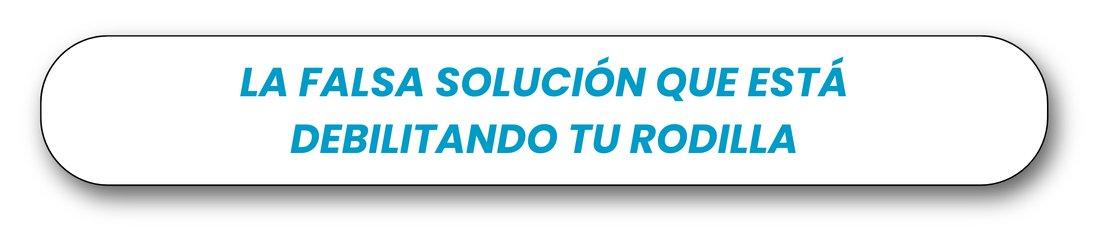
#> input picture lm1-bienvenida-eliminar-dolor/img-01.jpg, 1100 x 240 px
$ python optimizar-imagenes.py lm1-bienvenida-eliminar-dolor/img-01.jpg
#> lines starting #> are read from the running program, lines starting #| are printed output that depends on the picture
"""Optimiza imágenes nuevas o pesadas sin cambiar su aspecto.
Uso:  python optimizar-imagenes.py [archivos o carpetas...]     (sin argumentos: toda la carpeta actual)
- JPG/JPEG: máximo 1000 px de ancho (--ancho para cambiarlo), calidad 82, progresivo. Corrige la rotación guardada en la foto.
- PNG: sin pérdida (optimize); si pasa de 1600 px de ancho se reduce a 1600.
- Solo sustituye el archivo si queda más pequeño. Se puede ejecutar varias veces: lo ya optimizado no se toca.
- Se salta .git, node_modules, copias de seguridad, iconos y favicons (tamaños que tienen que ser exactos)."""
import os, sys
from PIL import Image, ImageOps

ANCHO_JPG = 1000
ANCHO_PNG = 1600
SALTAR = ('.git', 'node_modules', '_copias-seguridad', 'iconos', 'maquetas')
SALTAR_NOMBRE = ('favicon', 'icono', 'apple-touch')
MIN_BYTES = 60 * 1024   # por debajo de esto no merece la pena


def optimizar(f):
#> called with f = 'lm1-bienvenida-eliminar-dolor/img-01.jpg'
    ext = f.lower().rsplit('.', 1)[-1]
    if ext not in ('jpg', 'jpeg', 'png'):
        return 0
    if any(n in os.path.basename(f).lower() for n in SALTAR_NOMBRE):
        return 0
    antes = os.path.getsize(f)
    try:
        im = Image.open(f)
#> im is the input picture: PIL image 1100x240 RGB; mean R, G, B 227.6, 236.8, 239.1
        im.load()
    except Exception:
        return 0
    if antes < MIN_BYTES and im.width <= (ANCHO_PNG if ext == 'png' else ANCHO_JPG):
        return 0
    tmp = f + '.tmp'
    try:
        if ext == 'png':
            if im.width > ANCHO_PNG:
                im = im.resize((ANCHO_PNG, round(im.height * ANCHO_PNG / im.width)), Image.LANCZOS)
            im.save(tmp, 'PNG', optimize=True)
        else:
            im = ImageOps.exif_transpose(im)
            if im.mode != 'RGB':
                im = im.convert('RGB')
            if im.width > ANCHO_JPG:
                im = im.resize((ANCHO_JPG, round(im.height * ANCHO_JPG / im.width)), Image.LANCZOS)
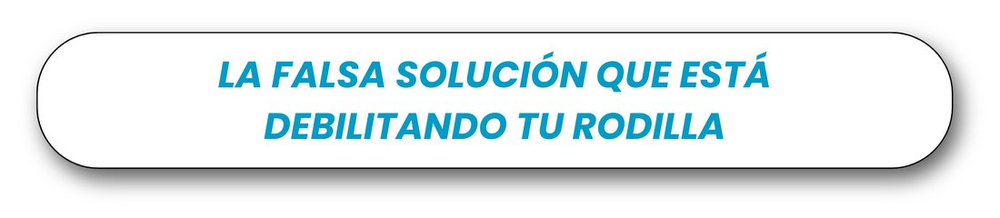
#> im: PIL image 1000x218 RGB; mean R, G, B 227.6, 236.7, 239
            im.save(tmp, 'JPEG', quality=82, optimize=True, progressive=True)
    except Exception:
        if os.path.exists(tmp):
            os.remove(tmp)
        return 0
    despues = os.path.getsize(tmp)
    if despues < antes * 0.97:
        os.replace(tmp, f)
        print('  %s: %d KB -> %d KB' % (f, antes // 1024, despues // 1024))
        return antes - despues
    os.remove(tmp)
    return 0


def main(args):
    global ANCHO_JPG
    if '--ancho' in args:
        i = args.index('--ancho')
        ANCHO_JPG = int(args[i + 1])
        del args[i:i + 2]
    rutas = args or ['.']
    ahorro = 0
    for r in rutas:
        if os.path.isfile(r):
            ahorro += optimizar(r)
            continue
        for raiz, dirs, files in os.walk(r):
            dirs[:] = [d for d in dirs if d not in SALTAR]
            for n in files:
                ahorro += optimizar(os.path.join(raiz, n))
    print('Ahorrado: %.1f MB' % (ahorro / 1048576))


if __name__ == '__main__':
    main(sys.argv[1:])

$ run again, on lm1-bienvenida-eliminar-dolor/img-03.jpg
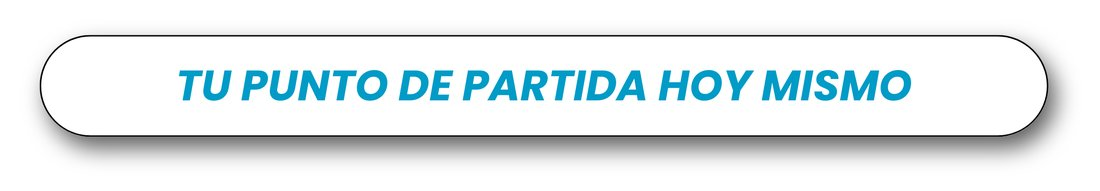
#> input picture lm1-bienvenida-eliminar-dolor/img-03.jpg, 1100 x 191 px
#> in optimizar, im is the input picture: PIL image 1100x191 RGB; mean R, G, B 227.3, 235.2, 237.2
#> in optimizar, `im = im.resize((ANCHO_JPG, round(im.height * ANCHO_JPG / im.width)), I..`:
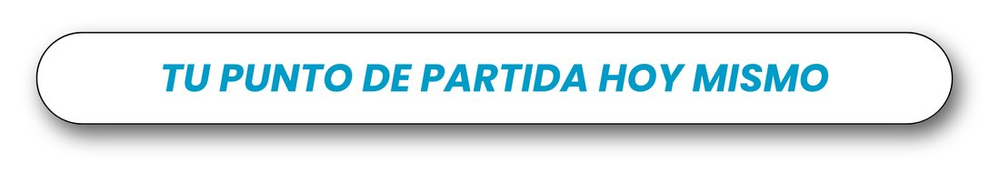
#> im: PIL image 1000x174 RGB; mean R, G, B 227.2, 235, 237
